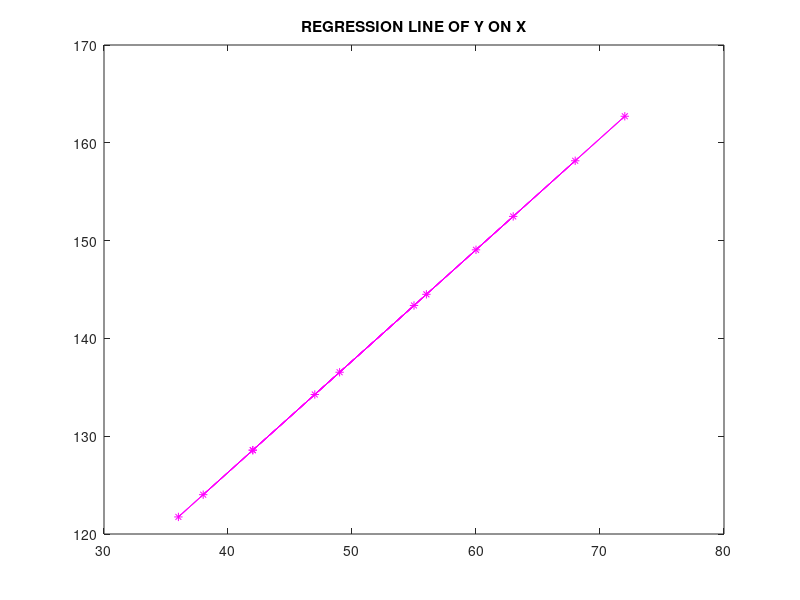

MATLAB code to generate this figure:
% NAME: ADITYA BARMAN
% ROLL: 002320601024
% PROBLEM 10. Regression of Y on X (with plot)


clc, clearvars, close all

x = [56 42 72 36 63 47 55 49 38 42 68 60];
y = [147 125 160 118 149 128 150 145 115 140 152 155];
n = length(x);

sumx = 0;
sumy = 0;

for i = 1:n
    sumx = sumx+x(i);
    sumy = sumy+y(i);
end

sumxx = sum(x .^ 2);
sumyy = sum(y .^ 2);
sumxy = sum(x .* y);
mean_x = sumx / n;
mean_y = sumy / n;
Sx = n * (sumxy) - ((sumx) * (sumy));
Sy = n * (sumxx) - (sumx) ^ 2;
byx = Sx / Sy;
y = mean_y + byx * (x-mean_x);

fprintf('Equation of the given regression line of y on x is: \n');
fprintf('y-%f=%f(x-%f) \n',mean_y,byx,mean_x);
plot(x,y,'m-*')
title('REGRESSION LINE OF Y ON X')


% ======================= OUTPUT =====================

% Equation of the given regression line of y on x is: 
% y-140.333333=1.138005(x-52.333333)

% ====================================================